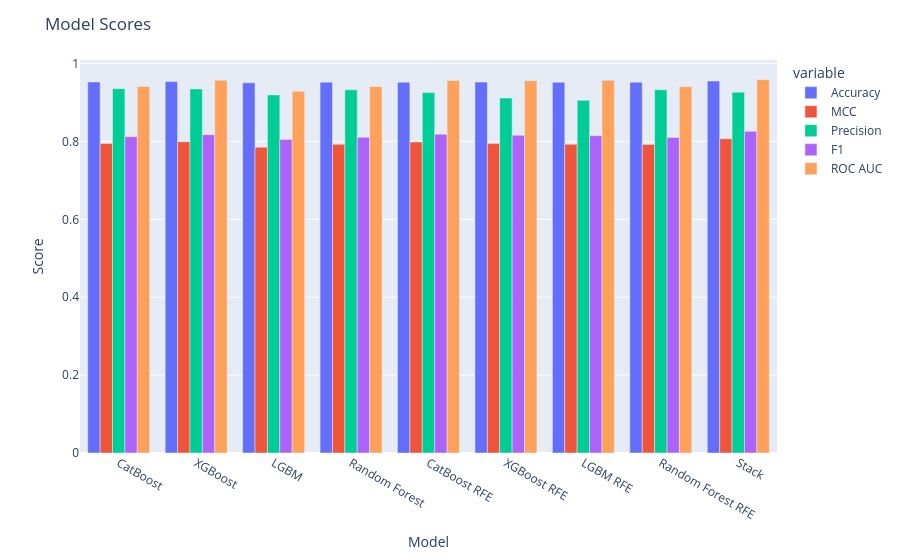

Write notebook code for a chart like this one.
### Code cell
OA_TST_scores.iloc[:,0:12]

fig = px.bar(OA_TST_scores.iloc[:,0:12], x="Model", y=["Accuracy", "MCC", "Precision", 'F1','ROC AUC'], barmode='group')
fig.update_layout(title_text="Model Scores", xaxis_title="Model", yaxis_title="Score")
fig.show()

### Figure 1 — Plotly figure (JSON) as saved in the notebook; plotly's stock layout.template omitted (floating-point values rounded to 4 significant figures)
{"data": [{"alignmentgroup": "True", "hovertemplate": "variable=Accuracy<br>Model=%{x}<br>value=%{y}<extra></extra>", "legendgroup": "Accuracy", "marker": {"color": "#636efa", "pattern": {"shape": ""}}, "name": "Accuracy", "offsetgroup": "Accuracy", "orientation": "v", "showlegend": true, "textposition": "auto", "type": "bar", "x": ["CatBoost", "XGBoost", "LGBM", "Random Forest", "CatBoost RFE", "XGBoost RFE", "LGBM RFE", "Random Forest RFE", "Stack"], "xaxis": "x", "y": [0.9526, 0.9536, 0.9505, 0.9522, 0.9523, 0.9523, 0.9519, 0.9521, 0.9552], "yaxis": "y"}, {"alignmentgroup": "True", "hovertemplate": "variable=MCC<br>Model=%{x}<br>value=%{y}<extra></extra>", "legendgroup": "MCC", "marker": {"color": "#EF553B", "pattern": {"shape": ""}}, "name": "MCC", "offsetgroup": "MCC", "orientation": "v", "showlegend": true, "textposition": "auto", "type": "bar", "x": ["CatBoost", "XGBoost", "LGBM", "Random Forest", "CatBoost RFE", "XGBoost RFE", "LGBM RFE", "Random Forest RFE", "Stack"], "xaxis": "x", "y": [0.7946, 0.7994, 0.7851, 0.7927, 0.7986, 0.7944, 0.7927, 0.7923, 0.8068], "yaxis": "y"}, {"alignmentgroup": "True", "hovertemplate": "variable=Precision<br>Model=%{x}<br>value=%{y}<extra></extra>", "legendgroup": "Precision", "marker": {"color": "#00cc96", "pattern": {"shape": ""}}, "name": "Precision", "offsetgroup": "Precision", "orientation": "v", "showlegend": true, "textposition": "auto", "type": "bar", "x": ["CatBoost", "XGBoost", "LGBM", "Random Forest", "CatBoost RFE", "XGBoost RFE", "LGBM RFE", "Random Forest RFE", "Stack"], "xaxis": "x", "y": [0.9354, 0.9347, 0.9195, 0.9325, 0.9253, 0.9115, 0.9058, 0.9324, 0.9265], "yaxis": "y"}, {"alignmentgroup": "True", "hovertemplate": "variable=F1<br>Model=%{x}<br>value=%{y}<extra></extra>", "legendgroup": "F1", "marker": {"color": "#ab63fa", "pattern": {"shape": ""}}, "name": "F1", "offsetgroup": "F1", "orientation": "v", "showlegend": true, "textposition": "auto", "type": "bar", "x": ["CatBoost", "XGBoost", "LGBM", "Random Forest", "CatBoost RFE", "XGBoost RFE", "LGBM RFE", "Random Forest RFE", "Stack"], "xaxis": "x", "y": [0.8122, 0.8172, 0.805, 0.8107, 0.8187, 0.8156, 0.8147, 0.8103, 0.8259], "yaxis": "y"}, {"alignmentgroup": "True", "hovertemplate": "variable=ROC AUC<br>Model=%{x}<br>value=%{y}<extra></extra>", "legendgroup": "ROC AUC", "marker": {"color": "#FFA15A", "pattern": {"shape": ""}}, "name": "ROC AUC", "offsetgroup": "ROC AUC", "orientation": "v", "showlegend": true, "textposition": "auto", "type": "bar", "x": ["CatBoost", "XGBoost", "LGBM", "Random Forest", "CatBoost RFE", "XGBoost RFE", "LGBM RFE", "Random Forest RFE", "Stack"], "xaxis": "x", "y": [0.941, 0.9569, 0.9287, 0.9411, 0.9562, 0.956, 0.9568, 0.9404, 0.9586], "yaxis": "y"}], "layout": {"barmode": "group", "legend": {"title": {"text": "variable"}, "tracegroupgap": 0}, "margin": {"t": 60}, "title": {"text": "Model Scores"}, "xaxis": {"anchor": "y", "domain": [0, 1], "title": {"text": "Model"}}, "yaxis": {"anchor": "x", "domain": [0, 1], "title": {"text": "Score"}}}}
